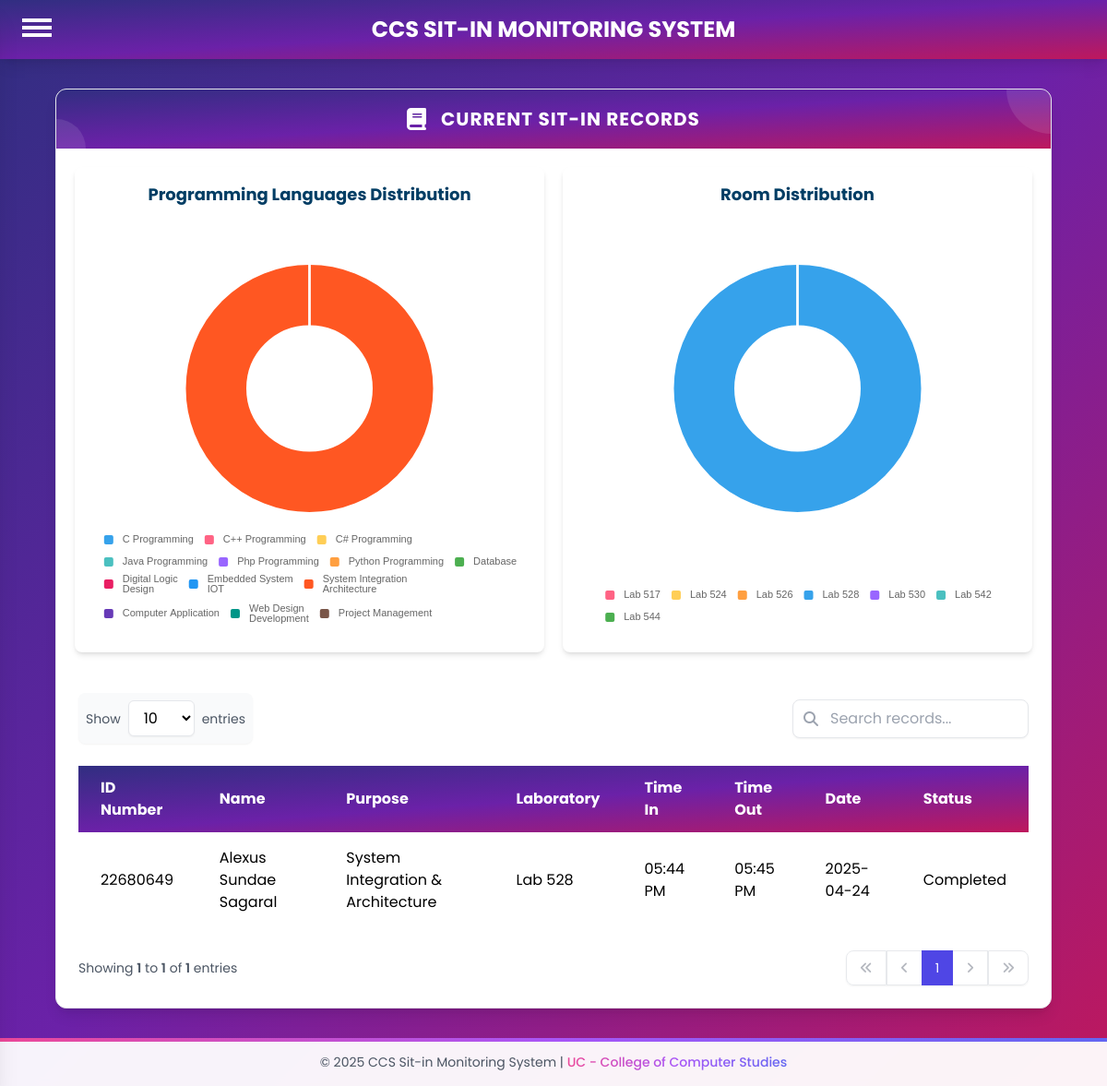
The page /admin/admin_sitinrec.php (signed in) on the database as committed earlier.
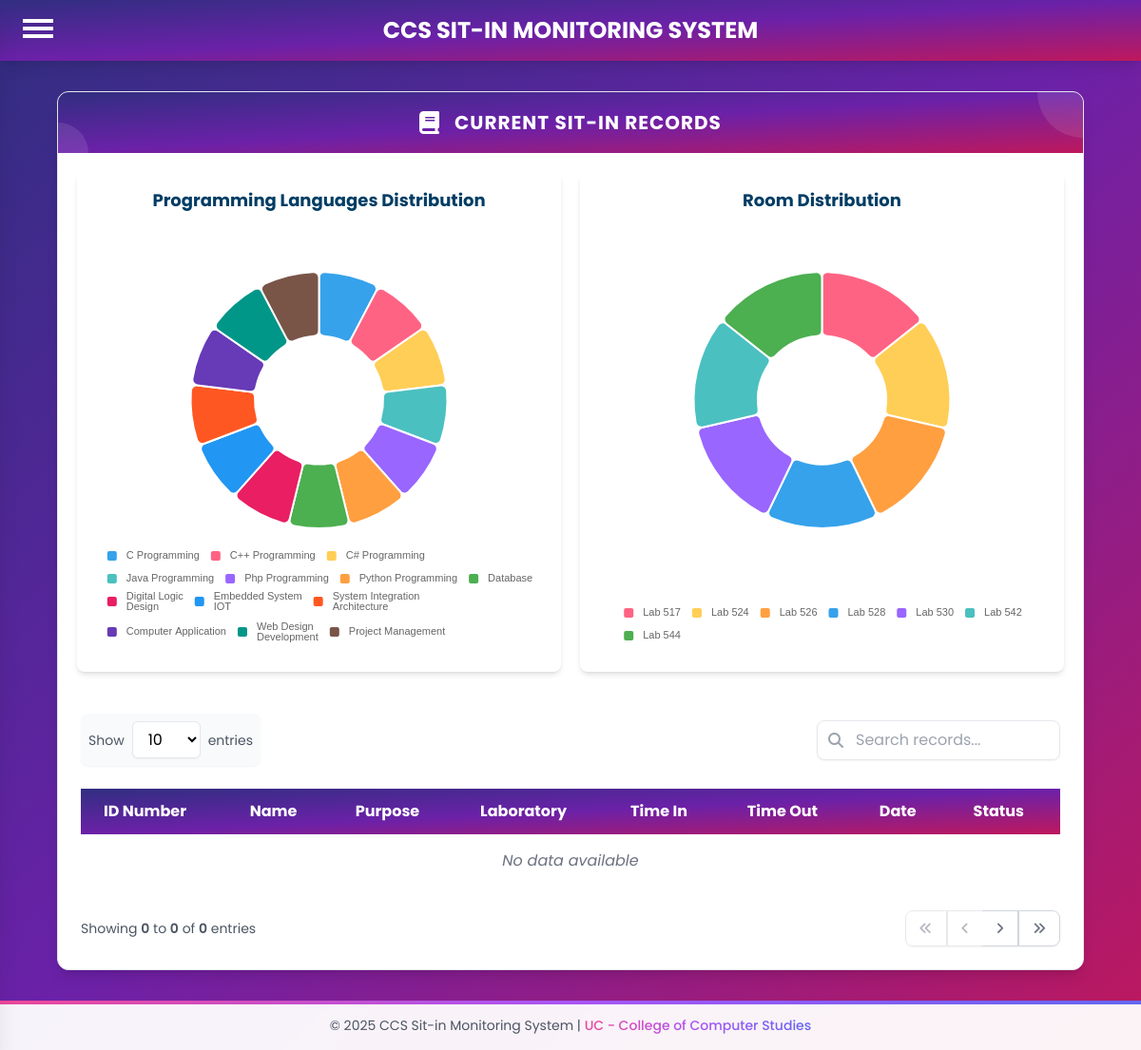
The same page on the database as committed later.
### tables this page shows
CREATE TABLE `curr_sitin` (
  `SITIN_ID` int(11) NOT NULL,
  `IDNO` int(11) NOT NULL,
  `FULL_NAME` varchar(30) NOT NULL,
  `PURPOSE` enum('C Programming','C++ Programming','C# Programming','Java Programming','Php Programming','Python Programming','Database','Digital Logic & Design','Embedded System & IOT','System Integration & Architecture','Computer Application','Web Design & Development','Project Management') NOT NULL,
  `LABORATORY` enum('Lab 517','Lab 524','Lab 526','Lab 528','Lab 530','Lab 542','Lab 544') NOT NULL,
  `TIME_IN` time NOT NULL,
  `TIME_OUT` time DEFAULT NULL,
  `DATE` date NOT NULL,
  `STATUS` varchar(10) NOT NULL DEFAULT 'Active'
);

### admin/admin_sitinrec.php (the view, shortened to what the changed rows need)
<?php
require '../db.php';
$entries_per_page = isset($_GET['entries']) ? (int)$_GET['entries'] : 10;
$current_page = isset($_GET['page']) ? (int)$_GET['page'] : 1;
$offset = ($current_page - 1) * $entries_per_page;
$query = "SELECT IDNO, FULL_NAME, PURPOSE, LABORATORY, TIME_IN, TIME_OUT, DATE, STATUS
          FROM curr_sitin
          ORDER BY DATE DESC
          LIMIT ? OFFSET ?";
$stmt = $conn->prepare($query);
$stmt->bind_param("ii", $entries_per_page, $offset);
$stmt->execute();
$result = $stmt->get_result();
$total_query = "SELECT COUNT(*) as total FROM curr_sitin";
$total_result = $conn->query($total_query);
$total_row = $total_result->fetch_assoc();
$total_entries = $total_row['total'];
$total_pages = ceil($total_entries / $entries_per_page);
?>
<!DOCTYPE html>
<html lang="en">
<head>
    <link rel="stylesheet" href="https://cdnjs.cloudflare.com/ajax/libs/font-awesome/6.4.0/css/all.min.css">
    <script src="https://cdn.tailwindcss.com"></script>
</head>
<body class="bg-gradient-to-br from-indigo-900 via-purple-800 to-pink-700 min-h-screen font-poppins">
    <div class="w-[90%] mx-auto my-8 bg-white rounded-xl shadow-lg overflow-hidden border border-gray-200">
        <div class="text-white p-4 flex items-center justify-center relative overflow-hidden" style="background: linear-gradient(to bottom right, rgb(49, 46, 129), rgb(107, 33, 168), rgb(190, 24, 93))">
            <h2 class="text-xl font-bold tracking-wider uppercase relative z-10">Current Sit-in Records</h2>
        </div>
        <div class="flex flex-wrap justify-between gap-5 p-5">
            <div class="flex-1 min-w-[400px] bg-white rounded-lg shadow-md p-4">
                <div class="text-lg font-bold text-[#003d64] text-center mb-4">
                    Programming Languages Distribution
                </div>
                <div id="programmingChart" class="h-[450px]"></div>
            </div>
            <div class="flex-1 min-w-[400px] bg-white rounded-lg shadow-md p-4">
                <div class="text-lg font-bold text-[#003d64] text-center mb-4">
                    Room Distribution
                </div>
                <div id="labChart" class="h-[450px]"></div>
            </div>
        </div>
        <div class="p-6">
            <div class="overflow-x-auto">
                <table class="min-w-full">
                <thead style="background: linear-gradient(to bottom right, rgb(49, 46, 129), rgb(107, 33, 168), rgb(190, 24, 93));" class="text-white">
                        <tr>
                            <th class="px-6 py-3 text-left">ID Number</th>
                            <th class="px-6 py-3 text-left">Name</th>
                            <th class="px-6 py-3 text-left">Purpose</th>
                            <th class="px-6 py-3 text-left">Laboratory</th>
                            <th class="px-6 py-3 text-left">Time In</th>
                            <th class="px-6 py-3 text-left">Time Out</th>
                            <th class="px-6 py-3 text-left">Date</th>
                            <th class="px-6 py-3 text-left">Status</th>
                        </tr>
                    </thead>
                    <tbody id="tableBody" class="bg-white">
                        <?php
                        if ($result->num_rows > 0) {
                            while ($row = $result->fetch_assoc()) {
                                echo "<tr class='hover:bg-gray-50'>";
                                echo "<td class='px-6 py-4'>" . htmlspecialchars($row['IDNO']) . "</td>";
                                echo "<td class='px-6 py-4'>" . htmlspecialchars($row['FULL_NAME']) . "</td>";
                                echo "<td class='px-6 py-4'>" . htmlspecialchars($row['PURPOSE']) . "</td>";
                                echo "<td class='px-6 py-4'>" . htmlspecialchars($row['LABORATORY']) . "</td>";
                                echo "<td class='px-6 py-4'>" . date('h:i A', strtotime($row['TIME_IN'])) . "</td>";
                                echo "<td class='px-6 py-4'>" . ($row['TIME_OUT'] ? date('h:i A', strtotime($row['TIME_OUT'])) : 'N/A') . "</td>";
                                echo "<td class='px-6 py-4'>" . htmlspecialchars($row['DATE']) . "</td>";
                                echo "<td class='px-6 py-4'>" . htmlspecialchars($row['STATUS']) . "</td>";
                                echo "</tr>";
                            }
                        } else {
                            echo "<tr><td colspan='8' class='px-6 py-4 text-center text-gray-500 italic'>No data available</td></tr>";
                        }
                        ?>
                    </tbody>
                </table>
            </div>
            <div class="flex flex-col md:flex-row md:justify-between md:items-center mt-6 gap-4">
                <div class="text-gray-600 text-sm">
                    <?php
                    $start_entry = $total_entries > 0 ? $offset + 1 : 0;
                    $end_entry = min($offset + $entries_per_page, $total_entries);
                    echo "Showing <span class='font-semibold'>$start_entry</span> to <span class='font-semibold'>$end_entry</span> of <span class='font-semibold'>$total_entries</span> entries";
                    ?>
                </div>
                <div class="inline-flex rounded-lg shadow-sm">
                    <?php
                    echo "<button onclick=\"changePage(1)\" " . ($current_page == 1 ? 'disabled' : '') . "
                          class=\"px-3.5 py-2 text-sm bg-white border border-gray-300 rounded-l-lg hover:bg-gray-50 text-gray-500" .
                          ($current_page == 1 ? ' opacity-50 cursor-not-allowed' : '') . "\">
                          <i class=\"fas fa-angles-left\"></i>
                    </button>";
                    $prev_page = max(1, $current_page - 1);
                    echo "<button onclick=\"changePage($prev_page)\" " . ($current_page == 1 ? 'disabled' : '') . "
                          class=\"px-3.5 py-2 text-sm bg-white border-t border-b border-l border-gray-300 hover:bg-gray-50 text-gray-500" .
                          ($current_page == 1 ? ' opacity-50 cursor-not-allowed' : '') . "\">
                          <i class=\"fas fa-angle-left\"></i>
                    </button>";
                    for($i = 1; $i <= $total_pages; $i++) {
                        if($i == $current_page) {
                            echo "<button class=\"px-3.5 py-2 text-sm bg-indigo-600 text-white border border-indigo-600\">$i</button>";
                        } else {
                            echo "<button onclick=\"changePage($i)\"
                                  class=\"px-3.5 py-2 text-sm bg-white border border-gray-300 hover:bg-gray-50 text-gray-700\">$i</button>";
                        }
                    }
                    $next_page = min($total_pages, $current_page + 1);
                    echo "<button onclick=\"changePage($next_page)\" " . ($current_page == $total_pages ? 'disabled' : '') . "
                          class=\"px-3.5 py-2 text-sm bg-white border-t border-b border-r border-gray-300 hover:bg-gray-50 text-gray-500" .
                          ($current_page == $total_pages ? ' opacity-50 cursor-not-allowed' : '') . "\">
                          <i class=\"fas fa-angle-right\"></i>
                    </button>";
                    echo "<button onclick=\"changePage($total_pages)\" " . ($current_page == $total_pages ? 'disabled' : '') . "
                          class=\"px-3.5 py-2 text-sm bg-white border border-gray-300 rounded-r-lg hover:bg-gray-50 text-gray-500" .
                          ($current_page == $total_pages ? ' opacity-50 cursor-not-allowed' : '') . "\">
                          <i class=\"fas fa-angles-right\"></i>
                    </button>";
                    ?>
                </div>
            </div>
        </div>
    </div>
</body>
</html>

Rows that differ between the two databases and show on the page:
removed curr_sitin: IDNO "22680649", FULL_NAME "Alexus Sundae Sagaral", PURPOSE "System Integration & Architecture", LABORATORY "Lab 528", TIME_IN "05:44 PM", TIME_OUT "05:45 PM", DATE "2025-04-24", STATUS "Completed"
Other text that changed with them:
chart data {{ $labDataJSON }}: [{"value":0,"name":"Lab 517"},{"value":0,"name":"Lab 524"},{"value":0,"name":"Lab 526"},{"value":"1","name":"Lab 528"},{"value":0,"name":"Lab 530"},{"value":0,"name":"Lab 542"},{"value":0,"name":"Lab 544"}] → [{"value":0,"name":"Lab 517"},{"value":0,"name":"Lab 524"},{"value":0,"name":"Lab 526"},{"value":0,"name":"Lab 528"},{"value":0,"name":"Lab 530"},{"value":0,"name":"Lab 542"},{"value":0,"name":"Lab 544"}]
$start_entry: "1" → "0"
$end_entry: "1" → "0"
$total_entries: "1" → "0"
text now shown: "No data available"
list line gone: "1"
